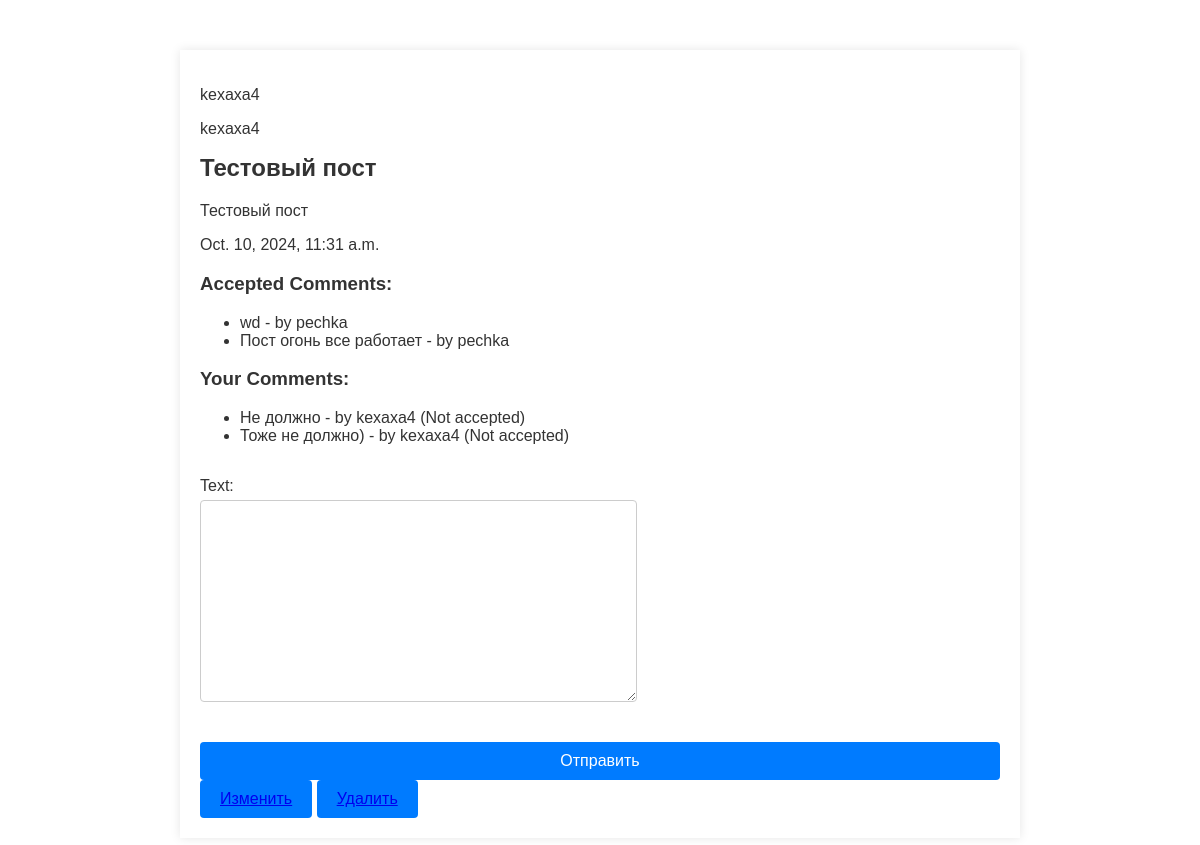
Page /1 (signed in) on the earlier database version.
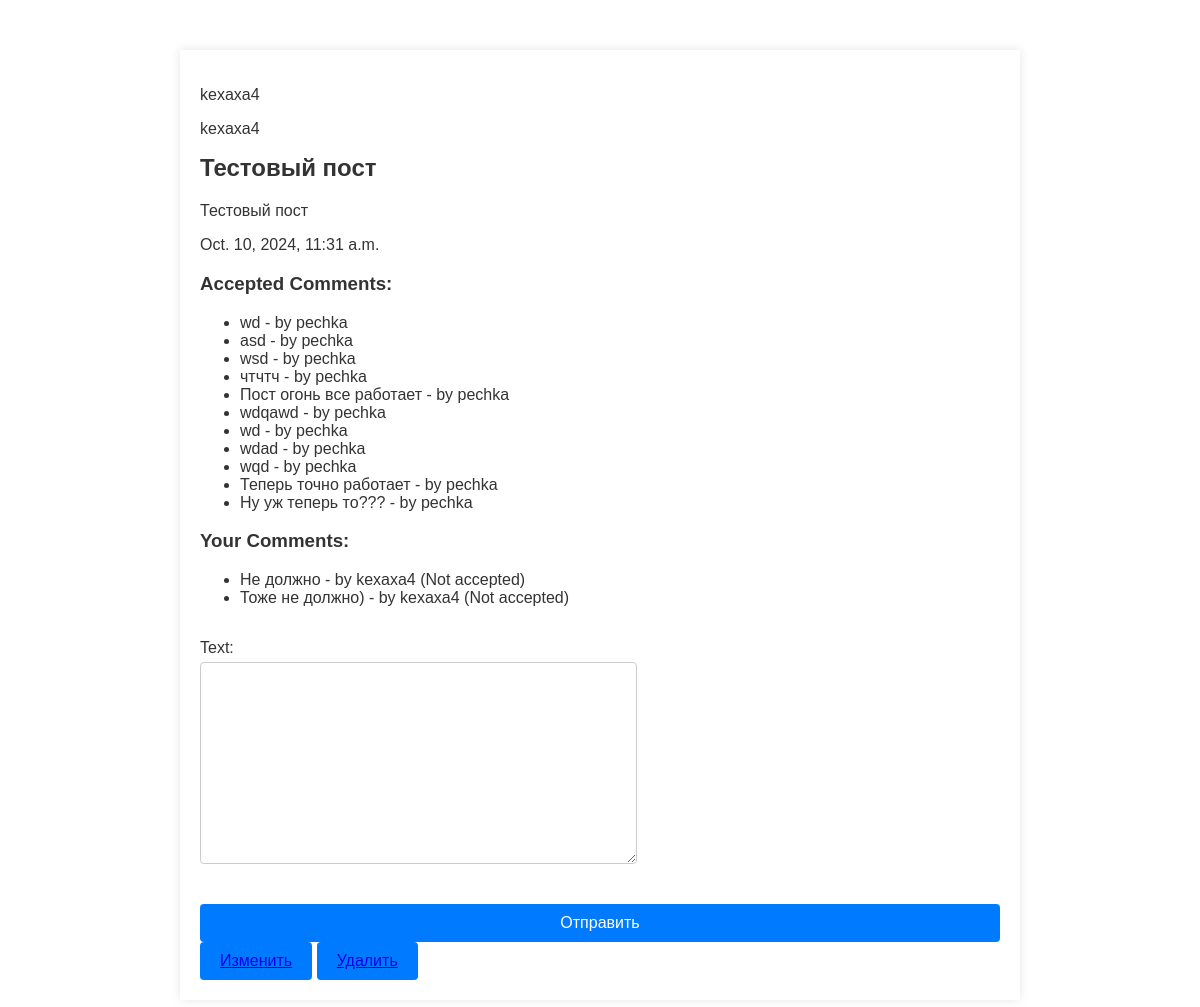
Same page on the later database version.
### bulletin_board/models.py (models this page shows, shortened)
class Comment(models.Model):
    text = models.TextField()
    author = models.ForeignKey(Author, on_delete=models.CASCADE, related_name='comments')
    post = models.ForeignKey(Post, on_delete=models.CASCADE, related_name='comments')
    created_by = models.ForeignKey(User, on_delete=models.CASCADE, null=True, blank=True)
    accept = models.BooleanField(default=False)

### bulletin_board/views.py (the view, shortened to what this page needs)
# urls.py: path('<int:pk>',PostDetail.as_view(), name='post'),
class PostDetail(LoginRequiredMixin, FormMixin, DetailView):
    model = Post
    template_name = 'post.html'
    context_object_name = 'post'
    form_class = CommentForm
    def get_context_data(self, **kwargs):
        context = super().get_context_data(**kwargs)
        post = context['post']
        user = self.request.user
        context['category'] = self.object.category.all()
        context['form'] = self.get_form()
        context['author'] = self.object.author
        context['form'] = self.get_form()
        comments = Comment.objects.filter(post=post)
        accepted_comments = comments.filter(accept=True)
        unaccepted_comments = comments.filter(accept=False)
        context['accepted_comments'] = accepted_comments
        context['unaccepted_comments'] = unaccepted_comments
        if user.is_authenticated:
            user_comments = comments.filter(created_by=user)
            context['user_comments'] = user_comments
        return context
    def post(self, request, *args, **kwargs):
        self.object = self.get_object()
        form = self.get_form()
        if form.is_valid():
            return self.form_valid(form)
        else:
            return self.form_invalid(form)

### bulletin_board/forms.py
class CommentForm(forms.ModelForm):
    class Meta:
        model = Comment
        fields = [
            'text',
        ]

### templates/post.html (shortened to what this page needs)
{% extends 'flatpages/default.html' %}
{% load custom_tags %}
{% block content %}
<p>{{ post.author.user }}</p>
<p>{{ user }}</p>
<h1>{{ post.title }}</h1>
<p>{{ post.text|safe }}</p>
<p>{{ post.time_in}}</p>
<h3>Accepted Comments:</h3>
<ul>
    {% for comment in accepted_comments %}
        <li>{{ comment.text }} - by {{ comment.created_by.username }}</li>
    {% endfor %}
</ul>
{% if user.is_authenticated %}
    <h3>Your Comments:</h3>
    <ul>
        {% for comment in user_comments %}
            <li>
                {{ comment.text }} - by {{ comment.created_by.username }}
                {% if not comment.accept %}
                    (Not accepted)
                {% endif %}
            </li>
        {% endfor %}
    </ul>
{% endif %}
        <form action="" method="post">
            {{ form.as_p }}
            <button type="submit">Отправить</button>
        </form>
{% if user == post.author.user %}
<button><a href="{% url 'post_update' post.id %}">Изменить</a></button>
<button><a href="{% url 'post_delete' post.id %}">Удалить</a></button>
{% endif %}
{% endblock content %}

Differences in the rows shown:
now on this page (row edited): Comment: text "asd", created_by.username "pechka", shown under "Accepted Comments:"
now on this page (row edited): Comment: text "wsd", created_by.username "pechka", shown under "Accepted Comments:"
now on this page (row edited): Comment: text "чтчтч", created_by.username "pechka", shown under "Accepted Comments:"
now on this page (row edited): Comment: text "wdqawd", created_by.username "pechka", shown under "Accepted Comments:"
now on this page (row edited): Comment: text "wd", created_by.username "pechka", shown under "Accepted Comments:"
now on this page (row edited): Comment: text "wdad", created_by.username "pechka", shown under "Accepted Comments:"
now on this page (row edited): Comment: text "wqd", created_by.username "pechka", shown under "Accepted Comments:"
now on this page (row edited): Comment: text "Теперь точно работает", created_by.username "pechka", shown under "Accepted Comments:"
now on this page (row edited): Comment: text "Ну уж теперь то???", created_by.username "pechka", shown under "Accepted Comments:"
